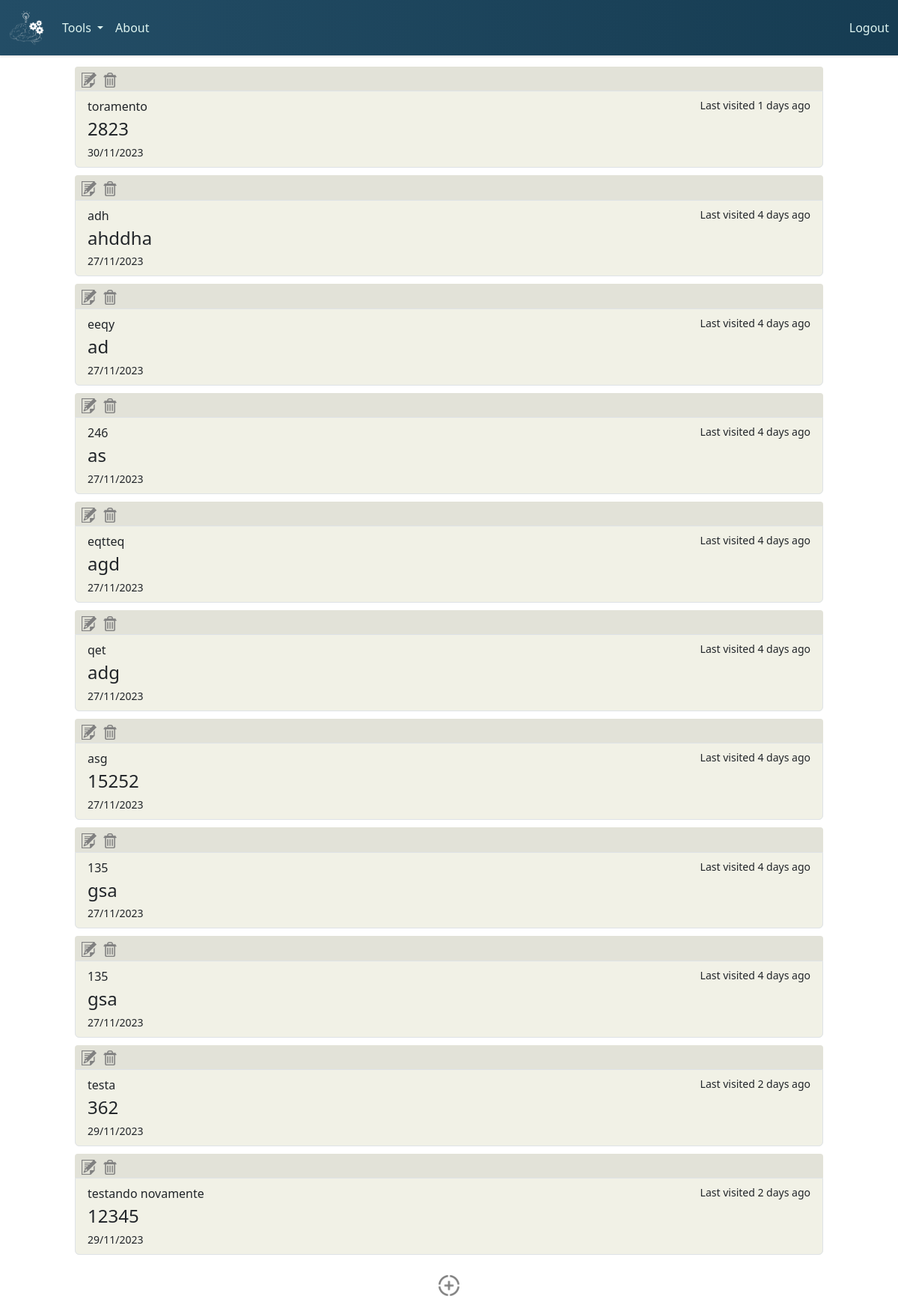
The app's page /flashcards (signed in), older data.
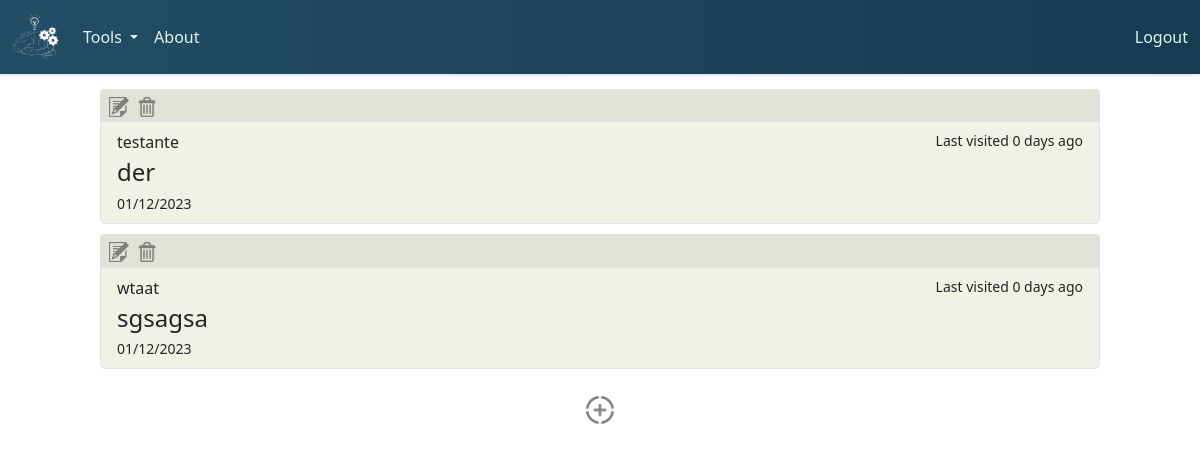
The same page, newer data.
### tables this page shows
CREATE TABLE flashcards (
    flashcard_id INTEGER PRIMARY KEY,
    user_id INTEGER,
    topic TEXT,
    question TEXT,
    answer TEXT,
    timestamp DATETIME DEFAULT CURRENT_TIMESTAMP,
    FOREIGN KEY (user_id) REFERENCES users(user_id)
);

### app/app.py (the view)
@app.route("/flashcards", methods=["GET", "POST"])
@login_required
def flashcards():
    user_id = session.get("user_id")
    user_flashcards = get_flashcards(user_id)
    for flashcard in user_flashcards:
        flashcard["time_ago"] = get_date_difference(flashcard["timestamp"])
    return render_template("flashcards.html", flashcards=user_flashcards)

### app/app.py (called while the page is built)
@app.after_request
def after_request(response):
    response.headers["Cache-Control"] = "no-cache, no-store, must-revalidate"
    response.headers["Expires"] = 0
    response.headers["Pragma"] = "no-cache"
    return response

### app/helpers.py (called while the page is built)
def login_required(f):
    @wraps(f)
    def decorated_function(*args, **kwargs):
        if session.get("user_id") is None:
            return redirect("/login")
        return f(*args, **kwargs)
    return decorated_function

def get_db():
    db = getattr(g, "_database", None)
    if db is None:
        db = g._database = sqlite3.connect("../db/learning.db")
    return db

def get_flashcards(user_id):
    user_flashcards = []
    with get_db() as db:
        cursor = db.cursor()
        cursor.execute("SELECT flashcard_id, topic, question, answer, timestamp FROM flashcards WHERE user_id = ?",
                   (user_id,))
        rows = cursor.fetchall()
        for row in rows:
            timestamp_str = row[4]
            timestamp = datetime.strptime(timestamp_str, "%Y-%m-%d %H:%M:%S")
            flashcards_dict = {
                "flashcard_id": row[0],
                "topic": row[1],
                "question": row[2],
                "answer" : row[3],
                "timestamp": timestamp.strftime("%d/%m/%Y")
            }
            user_flashcards.append(flashcards_dict)
    return user_flashcards

def get_date_difference(date):
    date_object = datetime.strptime(date, "%d/%m/%Y")
    current_date = datetime.now()
    date_difference = current_date - date_object
    days_difference = date_difference.days
    return days_difference

### app/templates/flashcards.html (shortened to what this page needs)
{% extends "layout.html" %}
{% block main %}
    <link rel="stylesheet" href="../static/css/flashcards.css">
    <div id="flashcards" class="buttons-container">
        {% if flashcards %}
            {% for flashcard in flashcards %}
                <ul class="list-group buttons">
                    <div class="flashcard-buttons">
                        <button class="edit-button" type="button">
                            <img class="edit-icon" src="../static/images/edit-icon.png">
                        </button>
                        <button class="delete-button">
                            <img class="delete-icon" src="../static/images/delete-icon.png">
                        </button>
                    </div>
                    <a href="#" class="list-group-item list-group-item-action flex-column align-items-start buttons">
                            <div class="d-flex w-100 justify-content-between">
                            <p class="mb-1 flashcard-topic">{{ flashcard["topic"] }}</p>
                            <small class="time-ago">Last visited {{ flashcard["time_ago"] }} days ago</small>
                        </div>
                        <h4 class="mb-1 flashcard-question">{{ flashcard["question"] }}</h4>
                        <small class="flashcard-timestamp">{{ flashcard["timestamp"] }}</small>
                    </a>
                </ul>
            {% endfor %}
        {% else %}
            <div id="no-flashcards-div">
                <h1 id="no-flashcards-message">You currently don't have any flashcards! Click the button below to create one.</h1>
            </div>
        {% endif %}
        <div id="add-button-div" class="container-fluid">
            <button id="create-flashcard-button">
                <img id="add-icon" src="../static/images/add-icon.png" alt="Image">
            </button>
        </div>
    </div>
{% endblock %}

### app/templates/layout.html (shortened to what this page needs)
<!DOCTYPE html>
<html lang="en">
<head>
    <link rel="stylesheet" href="../static/js/node_modules/bootstrap/dist/css/bootstrap.min.css">
    <link rel="stylesheet" href="../static/css/layout.css">
</head>
<body>
    <nav class="navbar navbar-expand-lg bg-navy">
        <div class="container-fluid">
            <a class="navbar-elements navbar-brand" href="/" >
                <img src="../static/images/logo-inverse.png" id="navbar-logo">
            </a>
        <div class="collapse navbar-collapse" id="navbarSupportedContent">
            <ul class="navbar-nav me-auto mb-2 mb-lg-0">
                <li class="nav-item dropdown">
                    <a class="navbar-elements nav-link dropdown-toggle" href="#" role="button" data-bs-toggle="dropdown" aria-expanded="false">
                    Tools
                    </a>
                </li>
                <li class="nav-item">
                    <a class="nav-link navbar-elements" aria-current="page" href="/about">About</a>
                </li>
            </ul>
        <a class="nav-link navbar-elements" aria-current="page" href="/logout">Logout</a>
        </div>
    </nav>
    <main>
        {% block main %}{% endblock %}
    </main>
</body>
</html>

### app/static/css/layout.css (style rules this page uses)
.navbar-elements, .dropdown-item { color: #dff5f1; }
.bg-navy { background: linear-gradient(90deg, #234d66, #163c52); box-shadow: 0 2px 2px rgba(0, 0, 0, 0.1); }
#navbar-logo { max-height: 6vh; }

### app/static/css/flashcards.css (style rules this page uses)
.buttons { background-color: #F1F1E6; width: 125vh; }
.buttons-container { display: flex; flex-direction: column; align-items: center; justify-content: center; margin: 10px; padding: 5px; }
.buttons-container ul { margin-bottom: 10px; }
.flashcard-buttons { display: flex; flex-direction: row; background-color: #e2e2d8; border-radius: 4px 4px 0 0; padding: 0.4vh; }
.edit-button { border: none; background-color: rgba(0, 0, 0, 0); margin-right: 1vh; max-width: 2.5vh; }
.delete-button { border: none; background-color: rgba(0, 0, 0, 0); max-width: 2.5vh; }
.edit-icon { max-width: 2.5vh; }
.delete-icon { max-width: 2.5vh; }
#add-button-div { margin-top: 2vh; display: flex; justify-content: center; }
#create-flashcard-button { border: none; background-color: rgba(0, 0, 0, 0); }
#add-icon { max-width: 3.5vh; }

Row changes from the older to the newer data that the page shows:
removed flashcards: topic "toramento", time_ago "1", question "2823", timestamp "30/11/2023"
removed flashcards: topic "adh", time_ago "4", question "ahddha", timestamp "27/11/2023"
removed flashcards: topic "eeqy", time_ago "4", question "ad", timestamp "27/11/2023"
removed flashcards: topic "246", time_ago "4", question "as", timestamp "27/11/2023"
removed flashcards: topic "eqtteq", time_ago "4", question "agd", timestamp "27/11/2023"
removed flashcards: topic "qet", time_ago "4", question "adg", timestamp "27/11/2023"
removed flashcards: topic "asg", time_ago "4", question "15252", timestamp "27/11/2023"
removed flashcards: topic "135", time_ago "4", question "gsa", timestamp "27/11/2023"
removed flashcards: topic "135", time_ago "4", question "gsa", timestamp "27/11/2023"
removed flashcards: topic "testa", time_ago "2", question "362", timestamp "29/11/2023"
removed flashcards: topic "testando novamente", time_ago "2", question "12345", timestamp "29/11/2023"
added flashcards: topic "testante", time_ago "0", question "der", timestamp "01/12/2023"
added flashcards: topic "wtaat", time_ago "0", question "sgsagsa", timestamp "01/12/2023"
